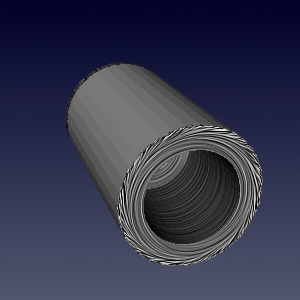

Source code (Python):
#!/usr/bin/env python

# Test vtkCompositeSurfaceLICMapper: SurfaceLICCurvedEnhancedVectorNormalizeOff.

import vtkmodules.vtkInteractionStyle  # noqa: F401
import vtkmodules.vtkRenderingOpenGL2  # noqa: F401

import os

from vtkmodules.vtkCommonDataModel import vtkDataObject
from vtkmodules.vtkIOXML import vtkXMLPolyDataReader
from vtkmodules.vtkRenderingCore import (
    vtkActor,
    vtkRenderWindow,
    vtkRenderWindowInteractor,
    vtkRenderer,
)
from vtkmodules.vtkRenderingLICOpenGL2 import (
    vtkCompositeSurfaceLICMapper,
    vtkSurfaceLICInterface,
)

# Read data
data_dir = os.environ.get("VPE_DATA_DIR", os.path.dirname(os.path.abspath(__file__)))
reader = vtkXMLPolyDataReader()
reader.SetFileName(os.path.join(data_dir, "disk_out_ref_surface.vtp"))
reader.Update()
data_obj = reader.GetOutputDataObject(0)

# Mapper
lic_mapper = vtkCompositeSurfaceLICMapper()
lic_mapper.SetInputArrayToProcess(
    0, 0, 0, vtkDataObject.FIELD_ASSOCIATION_POINTS_THEN_CELLS, "V")
lic_mapper.SetInputDataObject(data_obj)

# LIC interface parameters
lic_interface = lic_mapper.GetLICInterface()
lic_interface.SetNumberOfSteps(800)
lic_interface.SetStepSize(0.5)
lic_interface.SetEnhancedLIC(1)
lic_interface.SetNormalizeVectors(0)
lic_interface.SetGenerateNoiseTexture(0)
lic_interface.SetNoiseType(1)
lic_interface.SetNoiseTextureSize(200)
lic_interface.SetNoiseGrainSize(2)
lic_interface.SetMinNoiseValue(0.0)
lic_interface.SetMaxNoiseValue(1.0)
lic_interface.SetNumberOfNoiseLevels(256)
lic_interface.SetImpulseNoiseProbability(1.0)
lic_interface.SetImpulseNoiseBackgroundValue(0.0)
lic_interface.SetNoiseGeneratorSeed(1)
lic_interface.SetEnhanceContrast(1)
lic_interface.SetLowLICContrastEnhancementFactor(0.0)
lic_interface.SetHighLICContrastEnhancementFactor(0.0)
lic_interface.SetLowColorContrastEnhancementFactor(0.0)
lic_interface.SetHighColorContrastEnhancementFactor(0.0)
lic_interface.SetAntiAlias(0)
lic_interface.SetColorMode(1)
lic_interface.SetLICIntensity(0.8)
lic_interface.SetMapModeBias(0.0)
lic_interface.SetMaskOnSurface(0)
lic_interface.SetMaskThreshold(0.0)
lic_interface.SetMaskIntensity(0.0)
lic_interface.SetMaskColor([1.0, 0.0, 0.84705])

# Actor
lic_actor = vtkActor()
lic_actor.SetMapper(lic_mapper)

# Renderer
renderer = vtkRenderer()
renderer.AddActor(lic_actor)
renderer.SetBackground(0.3216, 0.3412, 0.4314)
renderer.SetBackground2(0.0, 0.0, 0.1647)
renderer.GradientBackgroundOn()

# Render window
render_window = vtkRenderWindow()
render_window.SetSize(300, 300)
render_window.AddRenderer(renderer)
render_window.SetWindowName("surface lic curved enhanced vector normalize off")

# Interactor
interactor = vtkRenderWindowInteractor()
interactor.SetRenderWindow(render_window)

# Functional render for OpenGL context check
render_window.Render()

if not vtkSurfaceLICInterface.IsSupported(render_window):
    print("WARNING: Surface LIC not supported, skipping.")
else:
    # Scene
    camera = renderer.GetActiveCamera()
    camera.SetFocalPoint(-1.88, -0.98, -1.04)
    camera.SetPosition(13.64, 4.27, -31.59)
    camera.SetViewAngle(30)
    camera.SetViewUp(0.41, 0.83, 0.35)
    renderer.ResetCamera()

    interactor.Initialize()
    interactor.Start()
